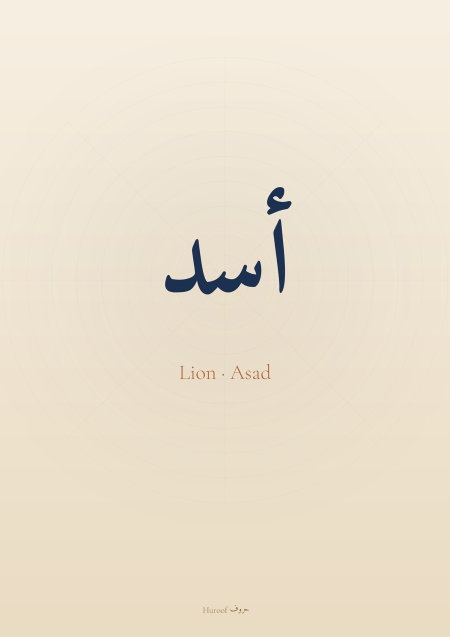
#> input picture tools/products/previews/batch1/RL-CHI-001.jpg, 900 x 1273 px, given in place of egypt_upscaled.png, which was not available (shown at 1/2 size)
$ python build_egypt_assets.py
#> lines starting #> are read from the running program, lines starting #| are printed output that depends on the picture; pictures that were not available may be replaced by others from this repository, and a replacement may not be noted
#!/usr/bin/env python3
"""Build every platform asset for the Egypt 'Destiny Is a Choice' poster
from the upscaled clean source. Outputs: clean print file (buyer download),
watermarked preview, framed mockup, Pinterest pin, and 4 social sizes.
"""
import os
from PIL import Image, ImageDraw, ImageFont, ImageFilter

SRC = "/tmp/egypt_upscaled.png"
FD = "/tmp/fonts"
ROOT = "/home/user/Huroof/products"
def P(*a): return os.path.join(ROOT, *a)
def f(name, s): return ImageFont.truetype(os.path.join(FD, name), s)

GOLD = (224, 188, 110)
src = Image.open(SRC).convert("RGB")
#> src is the input picture: PIL image 900x1273 RGB; mean R, G, B 235.7, 225.1, 206.4
W, H = src.size
#> W = 900; H = 1273

# ---------- 1. CLEAN PRINT FILE (buyer download) — small © signature only ----------
print_img = src.copy()
d = ImageDraw.Draw(print_img, "RGBA")
sig = f("Inter[opsz,wght].ttf", int(W*0.018))
d.text((int(W*0.5), H-int(W*0.022)), "© Huroof · huroofartdesign.com",
       font=sig, fill=(255, 255, 255, 90), anchor="mm")
os.makedirs(P("print", "events"), exist_ok=True)
print_img.save(P("print", "events", "egypt-destiny-print.jpg"), quality=95)

# ---------- helpers ----------
def sign_on(img):
    """Gold © signature bottom-left."""
    im = img.copy(); d = ImageDraw.Draw(im, "RGBA")
    w, h = im.size
    d.text((int(w*0.03), h-int(w*0.03)), "© Huroof · huroofartdesign.com",
           font=f("Inter[opsz,wght].ttf", int(w*0.020)), fill=GOLD+(220,), anchor="lm")
    return im

def protected(img):
    """Diagonal repeating faint watermark across the image."""
    im = img.copy().convert("RGBA")
    w, h = im.size
    ov = Image.new("RGBA", (w, h), (0, 0, 0, 0))
    d = ImageDraw.Draw(ov)
    wm = f("Inter[opsz,wght].ttf", int(w*0.035))
    txt = "HUROOF · huroofartdesign.com"
    step_x, step_y = int(w*0.55), int(h*0.20)
    for yy in range(-h, h*2, step_y):
        for xx in range(-w, w*2, step_x):
            d.text((xx, yy), txt, font=wm, fill=(255, 255, 255, 38))
    ov = ov.rotate(30, expand=False)
    im.alpha_composite(ov)
    return sign_on(im.convert("RGB"))

def pad(img, tw, th, bg=(8, 9, 15)):
    """Contain img on a dark canvas of tw x th (for social formats)."""
    canvas = Image.new("RGB", (tw, th), bg)
    im = img.copy()
    im.thumbnail((tw, th), Image.LANCZOS)
    canvas.paste(im, ((tw-im.width)//2, (th-im.height)//2))
    return canvas

# ---------- 2. WATERMARKED PREVIEW (listings + website main image) ----------
preview = src.copy()
preview.thumbnail((1200, 1800), Image.LANCZOS)
protected(preview).save(P("previews", "events", "egypt-destiny.jpg"), quality=90)
#> in protected, `ov = Image.new("RGBA", (w, h), (0, 0, 0, 0))`: ov: PIL image 900x1273 RGBA; every value is 0

# ---------- 3. PINTEREST PIN 1000x1500 (watermarked) ----------
pin = src.copy(); pin.thumbnail((1000, 1500), Image.LANCZOS)
pin_canvas = pad(protected(pin), 1000, 1500)
pin_canvas.save(P("pins", "events", "egypt-destiny-pin.jpg"), quality=90)

# ---------- 4. FRAMED MOCKUP (sharp, from upscaled source) ----------
def framed(poster, out, wall=(232, 226, 216)):
    pw, ph = 760, int(760 * poster.height/poster.width)
    cw, chh = 1200, 1200
    canvas = Image.new("RGB", (cw, chh), wall)
    # soft shadow
    fr_x, fr_y = (cw-pw)//2 - 46, (chh-ph)//2 - 46
    fw, fh = pw + 92, ph + 92
    sh = Image.new("RGBA", (cw, chh), (0, 0, 0, 0))
    ds = ImageDraw.Draw(sh)
    ds.rectangle([fr_x+14, fr_y+20, fr_x+fw+14, fr_y+fh+20], fill=(0, 0, 0, 70))
    canvas.paste(Image.new("RGB", (cw, chh), (0, 0, 0)), (0, 0),
                 sh.filter(ImageFilter.GaussianBlur(18)))
    # black frame + white mat
    d = ImageDraw.Draw(canvas)
    d.rectangle([fr_x, fr_y, fr_x+fw, fr_y+fh], fill=(20, 20, 22))
    mat = 30
    d.rectangle([fr_x+mat, fr_y+mat, fr_x+fw-mat, fr_y+fh-mat], fill=(250, 248, 244))
    p = poster.resize((pw-2*mat+ (fw-2*mat - (pw-2*mat)), ph), Image.LANCZOS) if False else poster.resize((fw-2*mat-20, fh-2*mat-20), Image.LANCZOS)
    canvas.paste(p, (fr_x+mat+10, fr_y+mat+10))
    canvas.save(out, quality=92)
framed(protected(src.copy().resize((600, int(600*H/W)), Image.LANCZOS)),
       P("mockups", "events", "egypt-destiny-framed.jpg"))
#> in protected (call 3), `im = img.copy().convert("RGBA")`:
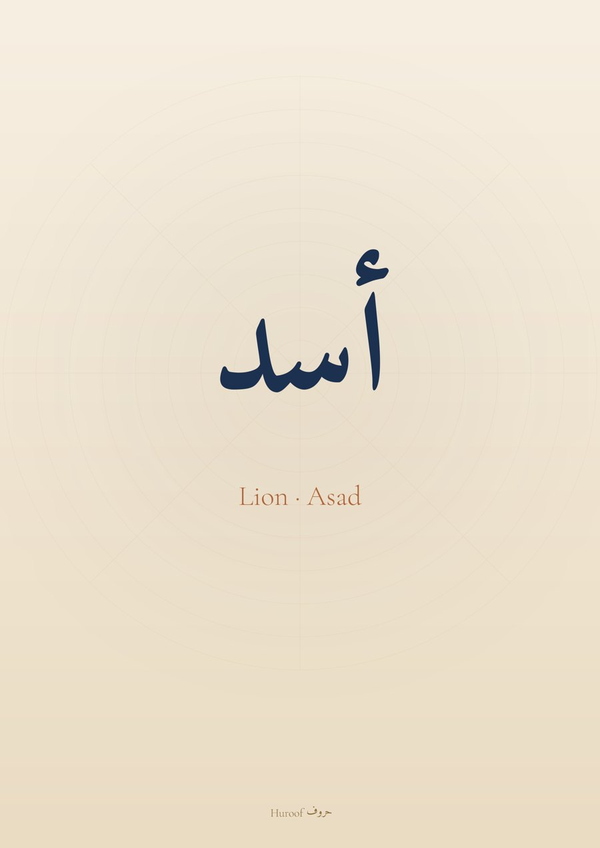
#> im: PIL image 600x848 RGBA; mean R, G, B, A 235.7, 225.1, 206.4, 255
#> in protected (call 3), `ov = Image.new("RGBA", (w, h), (0, 0, 0, 0))`: ov: PIL image 600x848 RGBA; every value is 0
#> in framed, `pw, ph = 760, int(760 * poster.height/poster.width)`: pw = 760; ph = 1074
#> in framed, `canvas = Image.new("RGB", (cw, chh), wall)`:
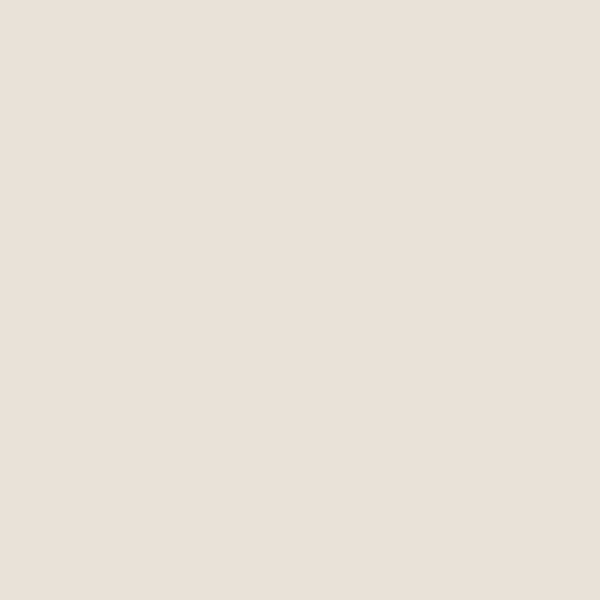
#> canvas: PIL image 1200x1200 RGB (shown at 1/2 size); mean R, G, B 232, 226, 216
#> in framed, `fr_x, fr_y = (cw-pw)//2 - 46, (chh-ph)//2 - 46`: fr_x = 174; fr_y = 17
#> in framed, `fw, fh = pw + 92, ph + 92`: fw = 852; fh = 1166
#> in framed, `sh = Image.new("RGBA", (cw, chh), (0, 0, 0, 0))`: sh: PIL image 1200x1200 RGBA; every value is 0
#> in framed, `canvas.paste(Image.new("RGB", (cw, chh), (0, 0, 0)), (0, 0), sh.filter..`:
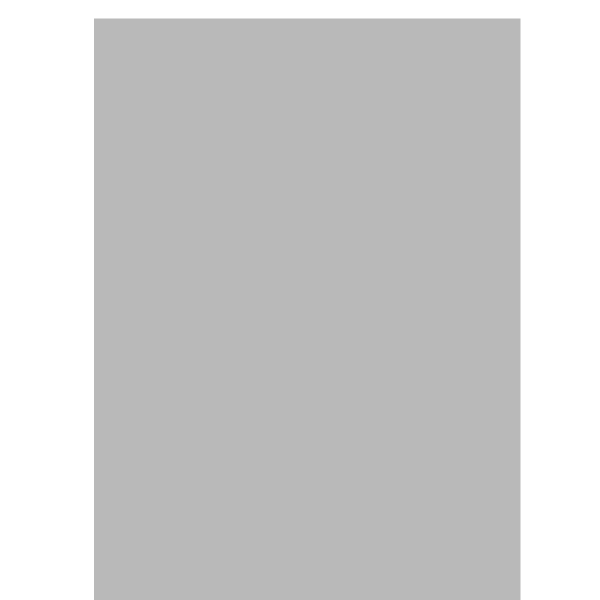
#> sh: PIL image 1200x1200 RGBA (shown at 1/2 size); mean R, G, B, A 0, 0, 0, 48.2; transparent parts drawn white

# ---------- 5. SOCIAL SET ----------
S = lambda *a: P("social", "events", *a)
pad(src, 1080, 1350).save(S("egypt-instagram-portrait-1080x1350.jpg"), quality=90)
pad(src, 1080, 1080).save(S("egypt-instagram-square-1080.jpg"), quality=90)
pad(src, 1080, 1920).save(S("egypt-story-1080x1920.jpg"), quality=90)
#> call 4 of pad, with tw = 1080, th = 1920, bg = (8, 9, 15)
#> in pad (call 4), `canvas = Image.new("RGB", (tw, th), bg)`:
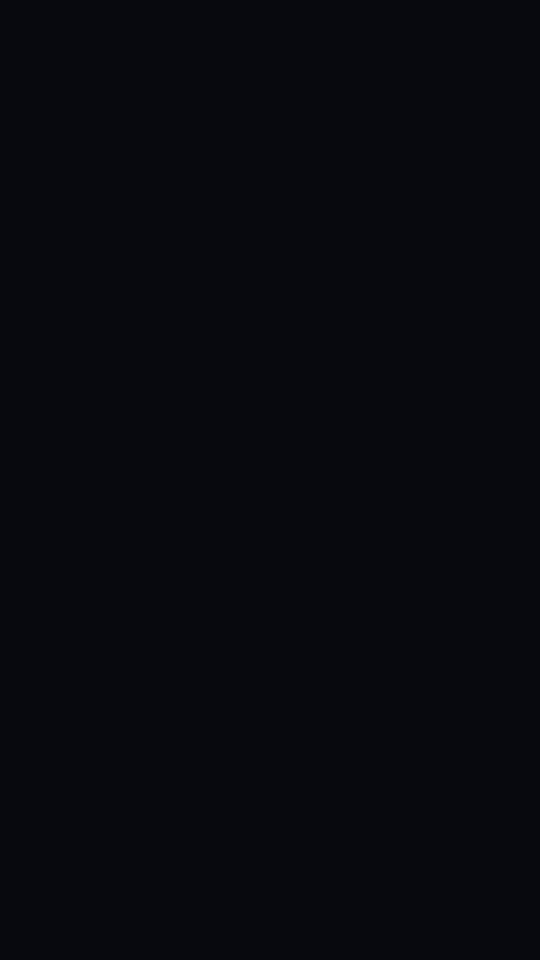
#> canvas: PIL image 1080x1920 RGB (shown at 1/2 size); mean R, G, B 8, 9, 15
#> in pad (call 4), `canvas.paste(im, ((tw-im.width)//2, (th-im.height)//2))`:
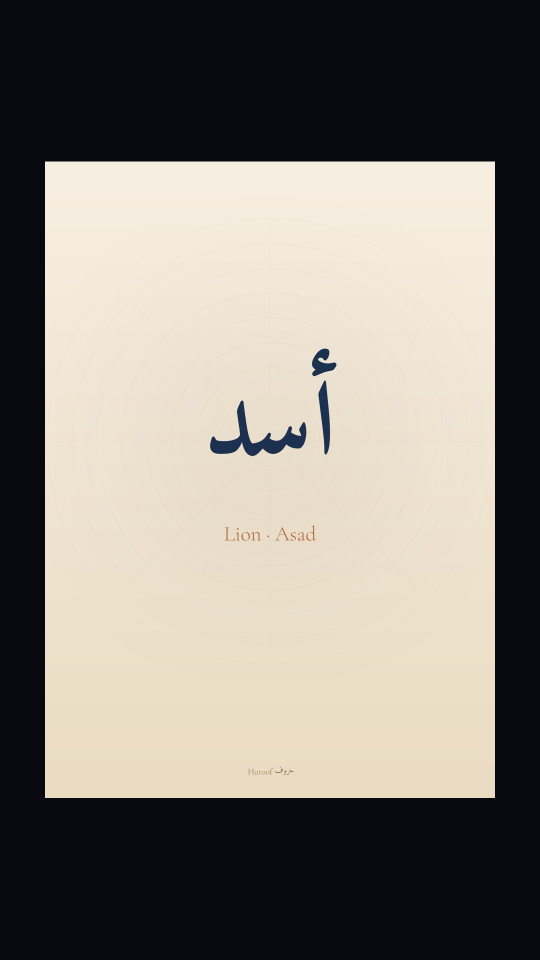
#> canvas: PIL image 1080x1920 RGB (shown at 1/2 size); mean R, G, B 133.8, 128.4, 120.8
pad(src, 1200, 675).save(S("egypt-facebook-1200x675.jpg"), quality=90)
#> in pad (call 5), `canvas = Image.new("RGB", (tw, th), bg)`:
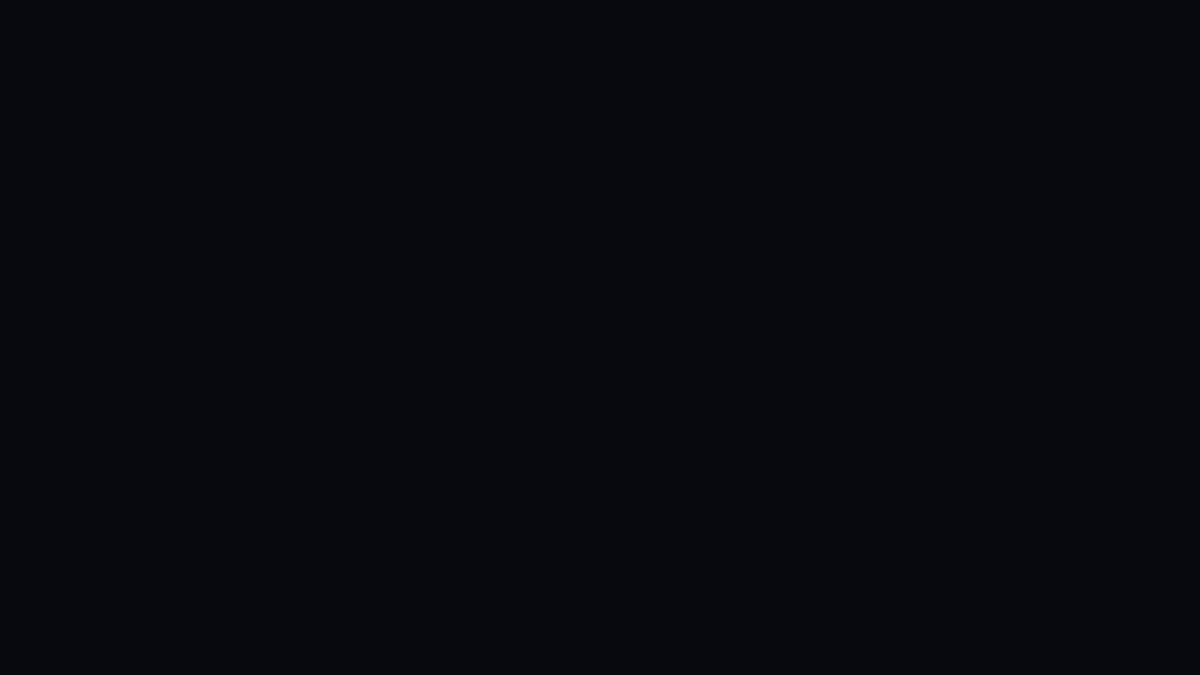
#> canvas: PIL image 1200x675 RGB; mean R, G, B 8, 9, 15
#> in pad (call 5), `canvas.paste(im, ((tw-im.width)//2, (th-im.height)//2))`:
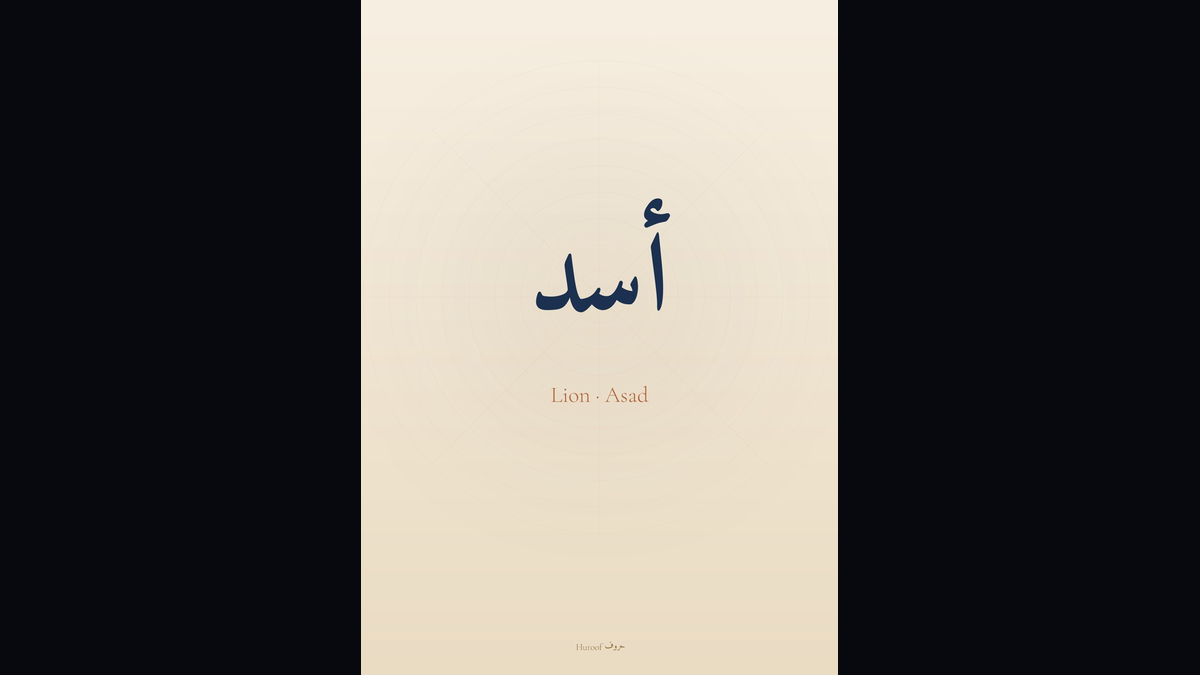
#> canvas: PIL image 1200x675 RGB; mean R, G, B 98.5, 94.9, 91.1

print("done. source:", src.size)
#| done. source: (900, 1273)
for r, _, fs in os.walk(P()):
    for fn in fs:
        if "egypt" in fn:
            pth = os.path.join(r, fn)
            print(f"  {os.path.relpath(pth, ROOT)}  {Image.open(pth).size}")
